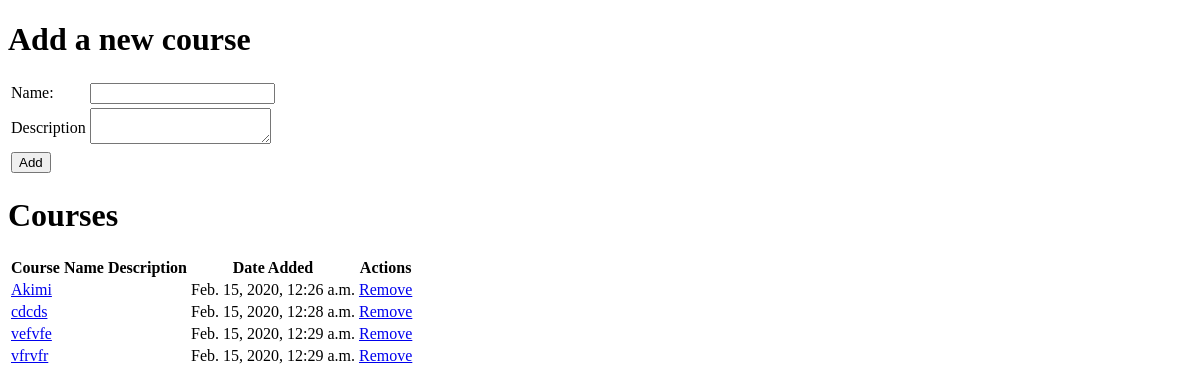
The app's page /, older data.
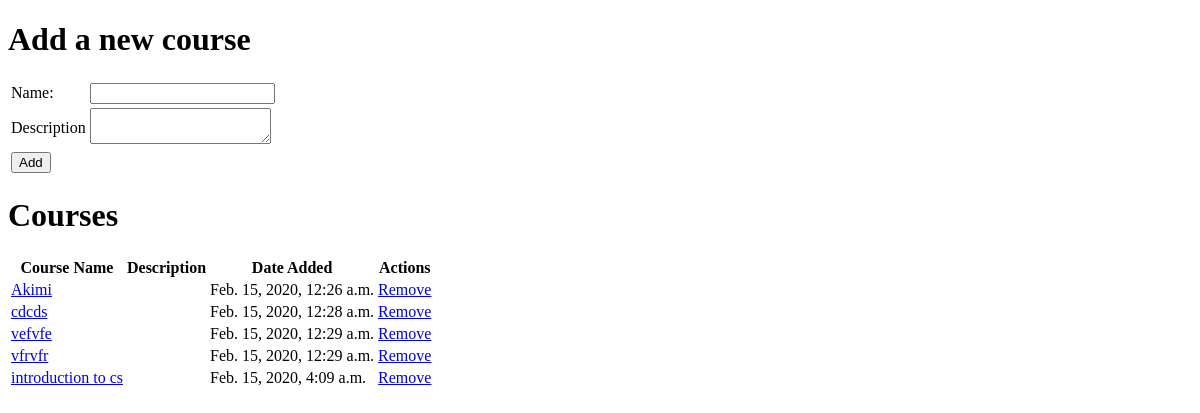
The same page, newer data.
### courses_app/models.py (models this page shows)
class Course(models.Model):
    name=models.CharField(max_length=45)
    created_at=models.DateTimeField(auto_now_add=True)
    updated_at=models.DateTimeField(auto_now=True)
    objects = CourseManager()

### courses_app/views.py (the view)
# urls.py: path('', views.index),
def index(request):
    context={
        "courses": Course.objects.all(),
        "description": Description.objects.all()
    }
    return render(request, "index.html", context)

### courses_app/templates/index.html (shortened to what this page needs)
<!DOCTYPE html>
<html lang="en">
<head>
</head>
<body>
    <h1>Add a new course</h1>
    <form action="/submit_course" method='post'>
    <table>
        <tbody>
            <tr>
                <td><label for "name">Name: </label></td>
                <td><input type = "text" id = "name" name = "name"></td>
            </tr>
            <tr>
                <td>Description</td>
                <td><textarea name = "description"></textarea></td>
            </tr>
            <tr>
                <td><input type ="submit" value = "Add"></td>
            </tr>
        </tbody>
    </table>
    </form>
    <h1>Courses</h1>
    <table>
        <thead>
            <tr>
                <th>Course Name</th>
                <th>Description</th>
                <th>Date Added</th>
                <th>Actions</th>
            </tr>
        </thead>
        <tbody>
            {% for course in courses %}
            <tr>
                <td><a href="/show_form/{{course.id}}">{{course.name}}</a></td>
                <td>{{description.text}}</td>
                <td>{{course.created_at}}</td>
                <td><a href="/remove_confirm/{{course.id}}">Remove</a></td>
            </tr>
            {% endfor %}
        </tbody>
    </table>
</body>
</html>

Row changes from the older to the newer data that the page shows:
added Course: name "introduction to cs", created_at "Feb. 15, 2020, 4:09 a.m."
